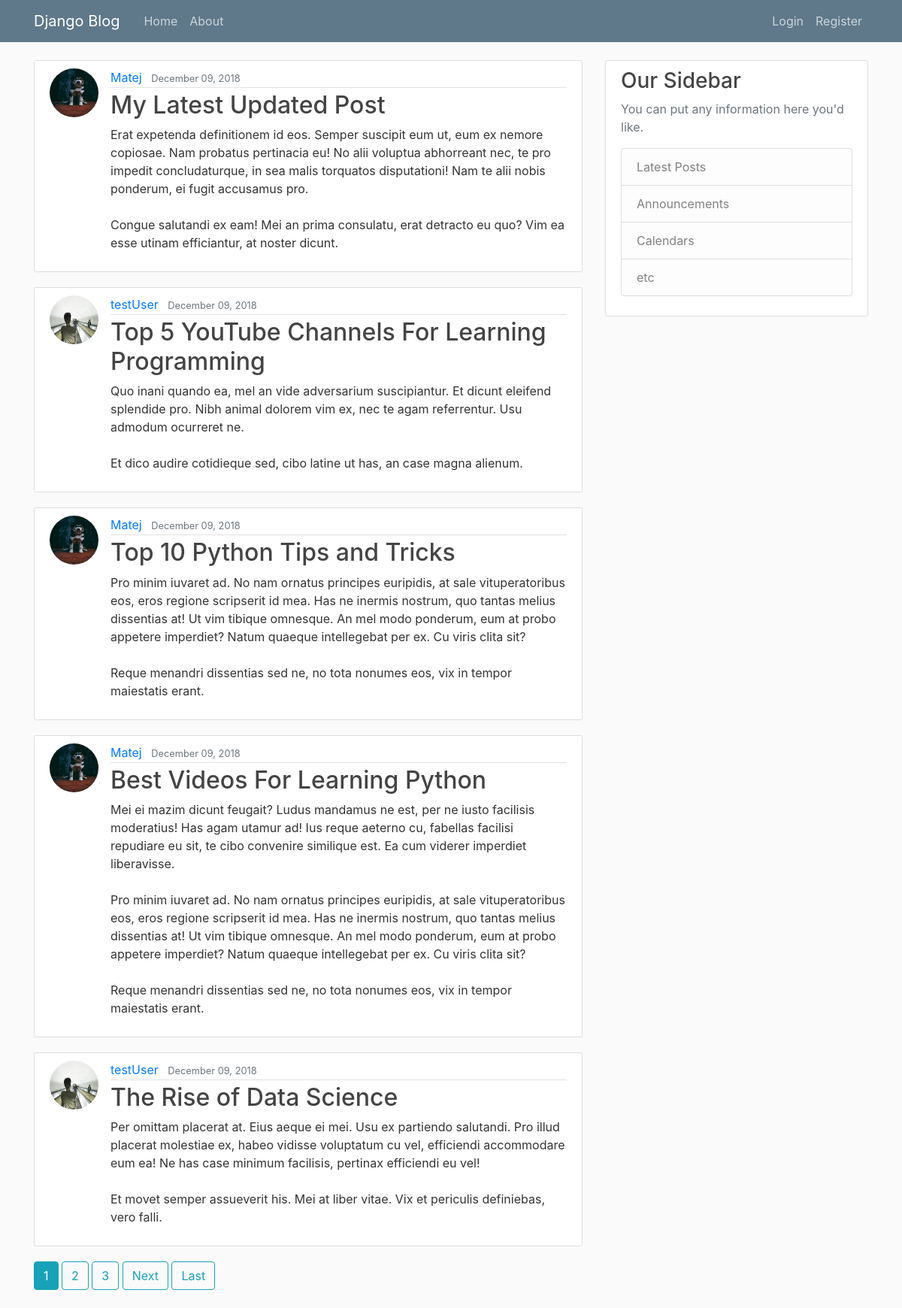
The page / on the database its author committed.
### blog/models.py (models this page shows, shortened)
class Post(models.Model):
    title = models.CharField(max_length=100)
    content = models.TextField()
    date_posted = models.DateTimeField(default=timezone.now)
    author = models.ForeignKey(User, on_delete=models.CASCADE)

### users/models.py (models this page shows, shortened)
class Profile(models.Model):
    user = models.OneToOneField(User, on_delete=models.CASCADE)
    image = models.ImageField(default="default.jpg", upload_to="profile_pics")

### blog/views.py (the view)
# urls.py: path('', PostListView.as_view(), name="blog-home"),
class PostListView(ListView):
    model = Post
    template_name = "blog/home.html" # <app>/<model>_<viewtype>.html
    context_object_name = "posts"
    ordering = ["-date_posted"]
    paginate_by = 5

### blog/templates/blog/home.html (shortened to what this page needs)
{% extends "blog/base.html" %} {% block content %} {% for post in posts %}
<article class="media content-section">
  <img class="rounded-circle article-img" src="{{post.author.profile.image.url}}" />
  <div class="media-body">
    <div class="article-metadata">
      <a class="mr-2" href="{% url 'user-posts' post.author.username %}">{{ post.author }}</a>
      <small class="text-muted">{{ post.date_posted|date:"F d, Y" }}</small>
    </div>
    <h2>
      <a class="article-title" href="{% url 'post-detail' post.id  %}">{{ post.title }}</a>
    </h2>
    <p class="article-content">{{ post.content }}</p>
  </div>
</article>
{% endfor %}
{% if is_paginated %}
  {% for num in page_obj.paginator.page_range %}
    {% if page_obj.number == num %}
      <a class="btn btn-info mb-4" href="?page={{num}}">{{num}}</a>
    {% elif num > page_obj.number|add:"-3" and num < page_obj.number|add:"3"%}
      <a class="btn btn-outline-info mb-4" href="?page={{num}}">{{num}}</a>
    {% endif %}
  {% endfor %}
  {% if page_obj.has_next %}
    <a class="btn btn-outline-info mb-4" href="?page={{page_obj.next_page_number}}">Next</a>
    <a class="btn btn-outline-info mb-4" href="?page={{page_obj.paginator.num_pages}}">Last</a>
  {% endif %}
{% endif %}
{% endblock content %}

### blog/static/blog/main.css (style rules this page uses)
body { background: #fafafa; color: #333333; margin-top: 5rem; }
h1, h2, h3, h4, h5, h6 { color: #444444; }
.content-section { background: #ffffff; padding: 10px 20px; border: 1px solid #dddddd; border-radius: 3px; margin-bottom: 20px; }
.article-title { color: #444444; }
.article-content { white-space: pre-line; }
.article-img { height: 65px; width: 65px; margin-right: 16px; }
.article-metadata { padding-bottom: 1px; margin-bottom: 4px; border-bottom: 1px solid #e3e3e3; }

### rows shown on the page
Post: author.profile.image (picture), author "Matej", date_posted "December 09, 2018", title "My Latest Updated Post", content "Erat expetenda definitionem id eos. Semper suscipit eum ut, eum ex nemore copiosae. Nam probatus pertinacia eu! No alii voluptua abhorreant nec, te pro impedit concludaturque, in sea malis torquatos disputationi! Nam te alii nobis ponderum, ei fugit accusamus pro. Congue salutandi ex eam! Mei an prima consulatu, erat detracto eu quo? Vim ea esse utinam efficiantur, at noster dicunt."
Post: author.profile.image (picture), author "testUser", date_posted "December 09, 2018", title "Top 5 YouTube Channels For Learning Programming", content "Quo inani quando ea, mel an vide adversarium suscipiantur. Et dicunt eleifend splendide pro. Nibh animal dolorem vim ex, nec te agam referrentur. Usu admodum ocurreret ne. Et dico audire cotidieque sed, cibo latine ut has, an case magna alienum."
Post: author.profile.image (picture), author "Matej", date_posted "December 09, 2018", title "Top 10 Python Tips and Tricks", content "Pro minim iuvaret ad. No nam ornatus principes euripidis, at sale vituperatoribus eos, eros regione scripserit id mea. Has ne inermis nostrum, quo tantas melius dissentias at! Ut vim tibique omnesque. An mel modo ponderum, eum at probo appetere imperdiet? Natum quaeque intellegebat per ex. Cu viris clita sit? Reque menandri dissentias sed ne, no tota nonumes eos, vix in tempor maiestatis erant."
Post: author.profile.image (picture), author "Matej", date_posted "December 09, 2018", title "Best Videos For Learning Python", content "Mei ei mazim dicunt feugait? Ludus mandamus ne est, per ne iusto facilisis moderatius! Has agam utamur ad! Ius reque aeterno cu, fabellas facilisi repudiare eu sit, te cibo convenire similique est. Ea cum viderer imperdiet liberavisse. Pro minim iuvaret ad. No nam ornatus principes euripidis, at sale vituperatoribus eos, eros regione scripserit id mea. Has ne inermis nostrum, quo tantas melius dissentias at! Ut vim tibique omnesque. An mel modo ponderum, eum at probo appetere imperdiet? Natum quaeque intellegebat per ex. Cu viris clita sit? Reque menandri dissentias sed ne, no tota nonumes eos, vix in tempor maiestatis erant."
Post: author.profile.image (picture), author "testUser", date_posted "December 09, 2018", title "The Rise of Data Science", content "Per omittam placerat at. Eius aeque ei mei. Usu ex partiendo salutandi. Pro illud placerat molestiae ex, habeo vidisse voluptatum cu vel, efficiendi accommodare eum ea! Ne has case minimum facilisis, pertinax efficiendi eu vel! Et movet semper assueverit his. Mei at liber vitae. Vix et periculis definiebas, vero falli."

### other values the page prints
{{ num }} "1"
{{ num }} "2" "3"
